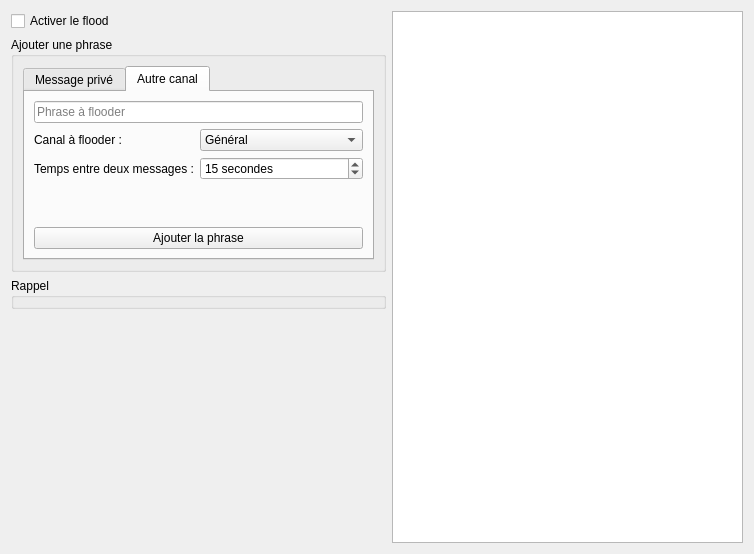
<?xml version="1.0" encoding="UTF-8"?>
<ui version="4.0">
 <class>DetailsFlood</class>
 <widget class="QWidget" name="DetailsFlood">
  <property name="geometry">
   <rect>
    <x>0</x>
    <y>0</y>
    <width>754</width>
    <height>554</height>
   </rect>
  </property>
  <property name="windowTitle">
   <string>Flood</string>
  </property>
  <layout class="QHBoxLayout" name="horizontalLayout">
   <item>
    <layout class="QVBoxLayout" name="verticalLayout">
     <property name="leftMargin">
      <number>0</number>
     </property>
     <item>
      <widget class="QCheckBox" name="checkBoxActivateFlood">
       <property name="text">
        <string>Activer le flood</string>
       </property>
      </widget>
     </item>
     <item>
      <widget class="QGroupBox" name="groupBox_2">
       <property name="title">
        <string>Ajouter une phrase</string>
       </property>
       <layout class="QVBoxLayout" name="verticalLayout_2">
        <item>
         <widget class="QTabWidget" name="tabWidget">
          <property name="currentIndex">
           <number>1</number>
          </property>
          <widget class="QWidget" name="tabPrivateFlood">
           <attribute name="title">
            <string>Message privé</string>
           </attribute>
           <layout class="QVBoxLayout" name="verticalLayout_3">
            <item>
             <widget class="QLineEdit" name="lineEditPMSentence">
              <property name="toolTip">
               <string>Entrez ici la phrase que vous souhaitez flooder en message privé</string>
              </property>
              <property name="placeholderText">
               <string>Phrase à flooder</string>
              </property>
             </widget>
            </item>
            <item>
             <widget class="QCheckBox" name="checkBoxAvoidFloodingSamePerson">
              <property name="text">
               <string>Eviter de flooder plusieurs fois la même personne</string>
              </property>
              <property name="checked">
               <bool>true</bool>
              </property>
             </widget>
            </item>
            <item>
             <widget class="QCheckBox" name="checkBoxFloodPersonsComingIn">
              <property name="text">
               <string>Flooder uniquement les personnes qui entrent sur la map</string>
              </property>
              <property name="checked">
               <bool>true</bool>
              </property>
             </widget>
            </item>
            <item>
             <widget class="QPushButton" name="pushButtonAddSentencePM">
              <property name="toolTip">
               <string>Ajouter la phrase dans la liste</string>
              </property>
              <property name="text">
               <string>Ajouter la phrase</string>
              </property>
             </widget>
            </item>
           </layout>
          </widget>
          <widget class="QWidget" name="tabOtherChannel">
           <property name="sizePolicy">
            <sizepolicy hsizetype="Preferred" vsizetype="Preferred">
             <horstretch>0</horstretch>
             <verstretch>0</verstretch>
            </sizepolicy>
           </property>
           <attribute name="title">
            <string>Autre canal</string>
           </attribute>
           <layout class="QVBoxLayout" name="verticalLayout_4">
            <item>
             <widget class="QLineEdit" name="lineEditOtherSentence">
              <property name="toolTip">
               <string>Entrez ici la phrase que vous souhaitez flooder sur le canal</string>
              </property>
              <property name="placeholderText">
               <string>Phrase à flooder</string>
              </property>
             </widget>
            </item>
            <item>
             <layout class="QFormLayout" name="formLayout">
              <item row="0" column="0">
               <widget class="QLabel" name="label">
                <property name="toolTip">
                 <string>Le canal de jeu sur lequel envoyer les messages</string>
                </property>
                <property name="text">
                 <string>Canal à flooder :</string>
                </property>
               </widget>
              </item>
              <item row="0" column="1">
               <widget class="QComboBox" name="comboBoxChannel">
                <property name="toolTip">
                 <string>Le canal de jeu sur lequel envoyer les messages</string>
                </property>
                <item>
                 <property name="text">
                  <string>Général</string>
                 </property>
                </item>
                <item>
                 <property name="text">
                  <string>Recrutement</string>
                 </property>
                </item>
                <item>
                 <property name="text">
                  <string>Commerce</string>
                 </property>
                </item>
                <item>
                 <property name="text">
                  <string>Guilde</string>
                 </property>
                </item>
                <item>
                 <property name="text">
                  <string>Alliance</string>
                 </property>
                </item>
                <item>
                 <property name="text">
                  <string>Groupe</string>
                 </property>
                </item>
                <item>
                 <property name="text">
                  <string>Équipe</string>
                 </property>
                </item>
                <item>
                 <property name="text">
                  <string>Communauté</string>
                 </property>
                </item>
               </widget>
              </item>
              <item row="1" column="0">
               <widget class="QLabel" name="labelIntervalTime">
                <property name="toolTip">
                 <string>Le temps que le bot attendra avant d'envoyer un second message.</string>
                </property>
                <property name="text">
                 <string>Temps entre deux messages :</string>
                </property>
               </widget>
              </item>
              <item row="1" column="1">
               <widget class="QSpinBox" name="spinBoxIntervalTime">
                <property name="toolTip">
                 <string>Le temps que le bot attendra avant d'envoyer un second message.</string>
                </property>
                <property name="suffix">
                 <string> secondes</string>
                </property>
                <property name="minimum">
                 <number>1</number>
                </property>
                <property name="maximum">
                 <number>1000</number>
                </property>
                <property name="value">
                 <number>15</number>
                </property>
               </widget>
              </item>
             </layout>
            </item>
            <item>
             <widget class="QPushButton" name="pushButtonAddSentenceOther">
              <property name="toolTip">
               <string>Ajouter la phrase dans la liste</string>
              </property>
              <property name="text">
               <string>Ajouter la phrase</string>
              </property>
             </widget>
            </item>
           </layout>
          </widget>
         </widget>
        </item>
       </layout>
      </widget>
     </item>
     <item>
      <widget class="QGroupBox" name="groupBox">
       <property name="title">
        <string>Rappel</string>
       </property>
      </widget>
     </item>
     <item>
      <spacer name="verticalSpacer">
       <property name="orientation">
        <enum>Qt::Vertical</enum>
       </property>
       <property name="sizeHint" stdset="0">
        <size>
         <width>20</width>
         <height>40</height>
        </size>
       </property>
      </spacer>
     </item>
    </layout>
   </item>
   <item>
    <widget class="QTableWidget" name="tableWidgetFloodSentences"/>
   </item>
  </layout>
 </widget>
 <resources/>
 <connections/>
</ui>
